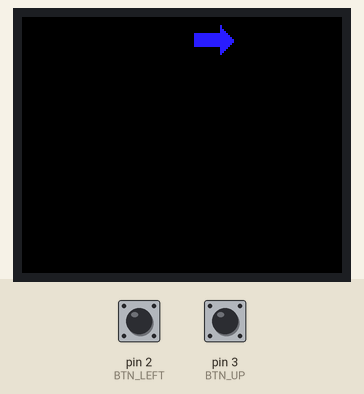
A sketch run on a simulated Arduino Uno, built with avr-gcc and run on an emulated ATmega328P. On the bench: 160×128 colour display. The inputs (shaded band) are chosen by the test bench; at power-on: pin 2 (BTN_LEFT) HIGH, pin 3 (BTN_UP) HIGH. Storage starts empty; what the sketch prints to the serial monitor is not drawn.

Above: at 1.2 s.
1.3 s: pin 2 (BTN_LEFT) pulled LOW for 0.15 s
At 3.14 s:
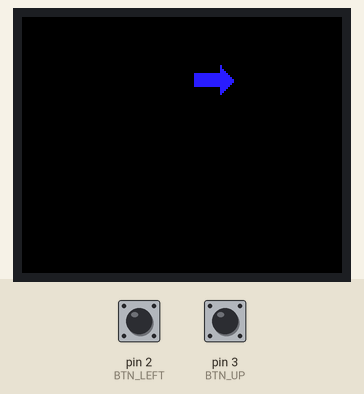
4.4 s: pin 3 (BTN_UP) pulled LOW for 0.15 s
At 4.7 s:
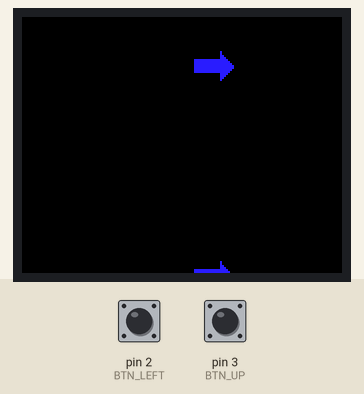
5.1 s: pin 2 (BTN_LEFT) pulled LOW for 1 s
At 5.63 s:
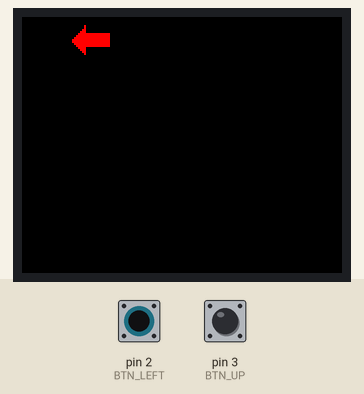
6.7 s: pin 3 (BTN_UP) pulled LOW for 1 s
At 6.88 s:
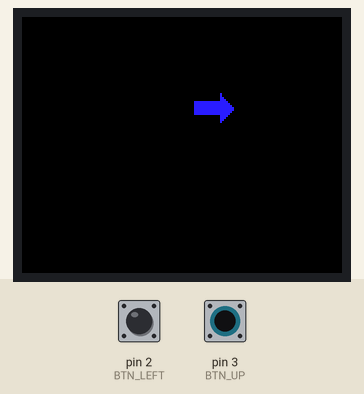
Timing chart, 0 to 9.3 s (numbered marks = the images above; inputs shaded):
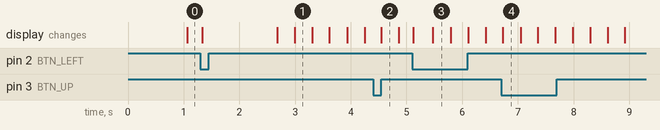

The sketch:

Map.ino
```cpp
//This is basically an integration between the class ARROW and a new class called GameMap (hopefully it'll have a constructor from a file someday)
//The code may contain some erros since it is in a early stage of development (aka I startted today :\)
//Also important to note that I modified the ARROW class a bit (I needed some atributes to make it easier to work with on the new class)

#include <SD.h>
#include <TFT.h> // Arduino LCD library
#include <SPI.h>
//--pin definition for the Uno--
#define cs 10
#define dc 8
#define rst 9
#define sd 4
//------------------------------

//----Arrows stuff-----
#define ARROW_WIDTH 15
#define ARROW_HEIGHT 20

//Posição horizonntal
#define ARROW_LEFT_X 95
#define ARROW_UP_X 75
#define ARROW_DOWN_X 55
#define ARROW_RIGHT_X 35

//Cores
#define ARROW_LEFT_COLOR 0x28FF
#define ARROW_UP_COLOR 0x07FF
#define ARROW_DOWN_COLOR 0x0640
#define ARROW_RIGHT_COLOR 0xF800

//Alturas (para animação)
#define ARROW_START_HEIGHT 10
#define ARROW_END_HEIGHT 200 //era 140, mas vou meter um valor de modo a que as setas passem o topo

//Acertos
#define HIT_Y 140

//Nota que está em pixeis (ou seja usamos a distancia)
#define HIT_EXCELLENT 3
#define HIT_GOOD 5
#define HIT_MISS 10
//-------------------------------

//Butões (a certo ponto seram pressure-pads mas é indiferente) [SÃO NUMEROS ALEATORIOS NÃO SÃO JÁ OS PINOS]
#define BTN_LEFT 2
#define BTN_UP 3
#define BTN_DOWN 3
#define BTN_RIGHT 3

TFT TFTscreen = TFT(cs, dc, rst);

bool ImageToScreen(int x, int y, char * name){
  //Assumes TFT.begin() was done

  if (!SD.begin(sd)) { //problems with the sd
    Serial.println(F("failed sd!"));
    return false;
  }

  PImage img = TFTscreen.loadImage(name); //name ex: "DEEC.bmp"

  if (!img.isValid()) { //Problems with image format
    Serial.println(F("failed image format!"));
    return false;
  }
  TFTscreen.image(img, x, y);

  return true;
}

enum{
  LEFT,
  UP,
  DOWN,
  RIGHT
};

unsigned long lastPressTime[4] = {0, 0, 0, 0};
bool lastState[4] = {LOW, LOW, LOW, LOW};
bool debouncedInput(int type){
  //NOTA: Ainda tenho que ver se vamos usar PULL_UP
  int btn;
  int index;

  switch(type){
    case LEFT:
      btn = BTN_LEFT;
      index = 0;
    break;
    case UP:
      btn = BTN_UP;
      index = 1;
    break;
    case DOWN:
      btn = BTN_DOWN;
      index = 2;
    break;
    case RIGHT:
      btn = BTN_RIGHT;
      index = 3;
  }

  bool currentState = digitalRead(btn);
  unsigned long currentTime = millis();

  if (currentState == LOW && lastState[index] != currentState && (currentTime - lastPressTime[index]) > 50) { //O estado mudou, e passou pelo menos 'x' tempo desde a ultima mudança
      lastPressTime[index] = currentTime;
      lastState[index] = currentState;
      return true;
  }
  lastState[index] = currentState;
  return false;
}

class Arrow{
  public:

  int x, y, width, height;
  uint16_t color;
  char type;
  unsigned long startTime;
  unsigned long endTime;
  bool visible = false;
  int previousY;
  bool missed = false;

  Arrow(char t, unsigned long st, unsigned long et){ //Construtor

    width= ARROW_WIDTH;
    height= ARROW_HEIGHT;

    startTime = st;
    endTime = et;

    type = t;
    y = ARROW_START_HEIGHT;

    switch(t){
      case LEFT:
        x = ARROW_LEFT_X;
        color = ARROW_LEFT_COLOR;
      break;
      case UP:
        x = ARROW_UP_X;
        color = ARROW_UP_COLOR;
      break;
      case DOWN:
        x = ARROW_DOWN_X;
        color = ARROW_DOWN_COLOR;
      break;
      case RIGHT:
        x = ARROW_RIGHT_X;
        color = ARROW_RIGHT_COLOR;
      break;
    }

    previousY = y;
  }

  void drawColor(uint16_t c, int Y){ //vai dar mais jeito pra depois fazer o erase
    //Nota: As coordenadas x, y correspondem à ponta da seta (ponta do triangulo), enqaunto que as x1 e y1 devem corresponder ao centro (vertical) da seta
    int rectheight = height * 2 / 3;  //2/3 da altura total é a altura do retangulo
    int triheight = height * 1/3;  //1/3 da altura total é a altura do triangulo

    int x, y;

    switch(type){
      case LEFT:
        x = this->x + height/2;
        y = Y;

        //Desenho da seta
        TFTscreen.fillRect(x - triheight-rectheight, y - width/4, rectheight, width/2, c);
        TFTscreen.fillTriangle(x, y ,x - triheight, y + width/2, x - triheight, y - width/2, c);
      break;
      case UP:
        x = this->x;
        y = Y + height/2;

        //Desenho da seta
        TFTscreen.fillRect(x - width/4, y - triheight-rectheight, width/2, rectheight, c);
        TFTscreen.fillTriangle(x, y ,x - width/2, y - triheight, x + width/2, y - triheight, c);

      break;
      case DOWN:
        x = this->x;
        y = Y - height/2;

        //Desenho da seta
        TFTscreen.fillRect(x - width/4, y + triheight, width/2, rectheight, c);
        TFTscreen.fillTriangle(x, y ,x - width/2, y + triheight, x + width/2, y + triheight, c);
      break;
      case RIGHT:
        x = this->x - height/2;
        y = Y;

        //Desenho da seta
        TFTscreen.fillRect(x + triheight, y - width/4, rectheight, width/2, c);
        TFTscreen.fillTriangle(x, y ,x + triheight, y + width/2, x + triheight, y - width/2, c);
      break;
    }
  }

  void draw(){ //Apenas vai ser chamada quando a seta aparecer (o current_time >= start_time)
    drawColor(color, y); //Desenha na posição ATUAL
    visible = true;
  }

  void erasePrevious(){ //Fazer uma função dedicada em que apaga apenas os pixeis necessários (para reduzir flickering)
    if(visible)
      drawColor(0x0000, previousY); //Apaga na posição ANTERIOR (Para isso é preciso que essa posição exixsta, ou seja, que a seta esteja visivel)

    //Pra agora o background é sempre preto.. talvez tenha que alterar mais tarde
  }

  void eraseCurrent(){ //Fazer uma função dedicada em que apaga apenas os pixeis necessários (para reduzir flickering)
    if(visible)
      drawColor(0x0000, y); //Apaga na posição ANTERIOR (Para isso é preciso que essa posição exixsta, ou seja, que a seta esteja visivel)

    //Pra agora o background é sempre preto.. talvez tenha que alterar mais tarde
  }

  void update(unsigned long current_time){ //Atualiza atributos da seta baseando-se no tempo

    if (current_time < startTime || current_time > endTime) return; //Ainda não apareceu ou já saiu da tela (não há nada para atualizar)
    if (missed) return; //para a seta não dar mais updates quando é errada
    //Se já apareceu é preciso atualizar a posição atual (y)

    if (current_time <= startTime) //Ainda não apareceu
      y = ARROW_START_HEIGHT;
    else if (current_time >= endTime){  //Já apareceu e saiu do ecra (já não é mais visivel)
      y = ARROW_END_HEIGHT;
      visible = false;
    }
    else{    //Já apareceu e ainda não percorreu o ecra todo
      y = map(current_time, startTime, endTime, ARROW_START_HEIGHT, ARROW_END_HEIGHT);
    }

    if (y != previousY) { //Tentativa de reduzir o 'flicker' no ecra (apenas redesenha se a posição mudou)
      //Apaga (a posição anterior)
      erasePrevious();

      //Desenha a seta (na nova posição)
      draw();

      previousY = y; //A posição atual passa a ser a antiga (para a proxima vez que for feito o update)
    }
  }
};
//Setas permanentes no sitio dos acertos
Arrow left(LEFT, 0, 0);
Arrow right(RIGHT, 0, 0);
Arrow up(UP, 0, 0);
Arrow down(DOWN, 0, 0);

class GameMap{ //Tem que ter: Logica do jogo, socre, combo, ver acertos e falhas, desenhar elementos permanentes (setas de acerto, background, ...)
  public:

  unsigned long duration;
  unsigned long StartTime;
  unsigned long CurrentTime;
  unsigned long LastUpdate;
  bool playing = false;
  String name;
  Arrow * layout;
  int ArrowNum;
  int score;
  int combo;


  GameMap(Arrow *arrowArray, int count) { //no futuro devera construir a partir de um ficheiro guardado no sd
        layout = arrowArray;
        ArrowNum = count;
        score = 0;
        combo = 0;
  }

  void begin() {
    //Carregar imagem e desenhar setas brancas (sitios a acertar)
    //Start time e end time são irrelevante pq estas setas não vao ser atualizadas

    //Pequena pausa para dar tempo de desenhar
    LastUpdate = 0;
    playing = true;

    //Carregar background do nivel (vai ter que ser obtido numa variavvel no futuro)
    ImageToScreen(0, 0, "SapoDay.bmp");
    StartTime = millis();
  }

  void play() {
      if (!playing) return;

      if(millis() - LastUpdate > 25){
      LastUpdate = millis();
      unsigned long currentTime = millis() - StartTime;

      // Atualiza todas as setas
      for (int i = 0; i < ArrowNum; i++) {
          Arrow &currentA = layout[i];

          // Atualiza posição
          if (currentTime >= currentA .startTime && currentTime <= currentA .endTime) {
              currentA.update(currentTime);
          }

          //Se a seta passou da zona de acerto e ainda está visível é um MISS
          if (!currentA.missed && currentA.visible && currentA.y > HIT_Y + 15 && currentA.y > 10) { //A ultima condição é para evitar um bug
              currentA.eraseCurrent(); //ERASE APENAS É POSSIVEL QUANDO A SETA ESTÁ VISIVEL!!! (erro de 30 mins btw). Vou deixar a class Arrow como tá pq só faz sentido apagar algo visivel
              currentA.missed = true;
              currentA.visible = false;
              Serial.println("MISS");
              combo = 0; // resetar combo
              Serial.print("Score: ");
              Serial.println(score);
              Serial.print("Combo: ");
              Serial.println(combo);
          }
      }

      //Desenha as setas permanentes no sitio dos acertos
      left.drawColor(0xFFFF,HIT_Y);
      right.drawColor(0xFFFF,HIT_Y);
      up.drawColor(0xFFFF,HIT_Y);
      down.drawColor(0xFFFF,HIT_Y);

      /*Text testing (need to show score and combo)
      TFTscreen.stroke(0xFFFF);
      TFTscreen.setTextSize(1);
      TFTscreen.setRotation(1);
      TFTscreen.text("Hello", 50, 120);
      TFTscreen.setRotation(2);
      */

      //Ler os Inputs do jogador (Tenho que usar debounce porque o loop vai executar rapidamente)

      if (debouncedInput(LEFT)) {
          char result = processInput(LEFT);
          ScoresHandle(result);
      }
      if (debouncedInput(UP)) {
          char result = processInput(UP);
          ScoresHandle(result);
      }
      if (debouncedInput(DOWN)) {
          char result = processInput(DOWN);
          ScoresHandle(result);
      }
      if (debouncedInput(RIGHT)) {
          char result = processInput(RIGHT);
          ScoresHandle(result);
      }
      }
  }

  // Função para processar a tecla apertada
  char processInput(char key) {
    Arrow* closestArrow = nullptr;
    int closestDist = 9999;

    for (int i = 0; i < ArrowNum; i++){ //encontrar a seta mais proxima do HIT_Y
      if (layout[i].visible && !layout[i].missed && layout[i].type == key){ //apenas vê setas visiveis (e do tipo pressionado)
         int diff = abs(layout[i].y - HIT_Y);
          if (diff < closestDist){
            closestDist = diff;
            closestArrow = &layout[i];
          }
      }
    }

    if (closestArrow){
      closestArrow->eraseCurrent();
      closestArrow->visible = false;
      closestArrow->missed = true;//not missed but this stops updates (é como se a seta contasse como 'já acertada')

      if (closestDist <= HIT_EXCELLENT) return HIT_EXCELLENT; //preciso de meter o combo ao barulho...
      else if (closestDist <= HIT_GOOD) return HIT_GOOD;
      else return HIT_MISS;
    }

    return HIT_MISS; // nenhuma seta do tipo correto
  }

  void ScoresHandle(char result) {
    //Prints para debug (e talvvez até deixemos assim)
    float combo_bonus = 1.0 + (combo * 0.05); // +5% de bonus
    switch(result) {
        case HIT_EXCELLENT:
            score += (int)100*combo_bonus;
            combo++;
            Serial.println("EXCELLENT!");
            break;
        case HIT_GOOD:
            score += (int)50*combo_bonus;
            combo++;
            Serial.println("GOOD!");
            break;
        case HIT_MISS:
            combo = 0;
            Serial.println("MISS!");
            break;
    }
    Serial.print("Score: ");
    Serial.println(score);
    Serial.print("Combo: ");
    Serial.println(combo);
  }
};

Arrow arrows[] = {
    Arrow(LEFT, 1000, 3000),
    //Arrow(UP, 1500, 3500),
    //Arrow(DOWN, 1800, 4200),
    //Arrow(RIGHT, 2200, 5000),
    Arrow(LEFT, 2600, 5600),
    //Arrow(UP, 3000, 6200),
    //Arrow(DOWN, 3400, 6800),
    Arrow(RIGHT, 3800, 7400),
    Arrow(LEFT, 4200, 8000),
    //Arrow(UP, 4600, 8600),
    //Arrow(DOWN, 5000, 9200),
    Arrow(RIGHT, 5400, 9800),
    Arrow(LEFT, 5800, 10400),
    //Arrow(UP, 6200, 11000),
    //Arrow(DOWN, 6600, 11600),
};

#define NUM_ARROWS (sizeof(arrows)/sizeof(arrows[0]))
GameMap map1(arrows, NUM_ARROWS);
void setup() {
  // initialize the serial port
  Serial.begin(9600);
  pinMode(BTN_LEFT, INPUT_PULLUP);
  pinMode(BTN_UP, INPUT_PULLUP);
  pinMode(BTN_DOWN, INPUT_PULLUP);
  pinMode(BTN_RIGHT, INPUT_PULLUP);
  // initialize the display
  TFTscreen.begin();
  // clear the screen with a pretty color
  TFTscreen.background(0, 0, 0);
  TFTscreen.setRotation(2);

  //int a = TFTscreen.width();
  //Serial.print(String(a));
  //TFTscreen.stroke(255, 0, 0);
  //TFTscreen.line(0, 0, a/2, 0);
  map1.begin();
}


void loop() {
  map1.play();
}
```
